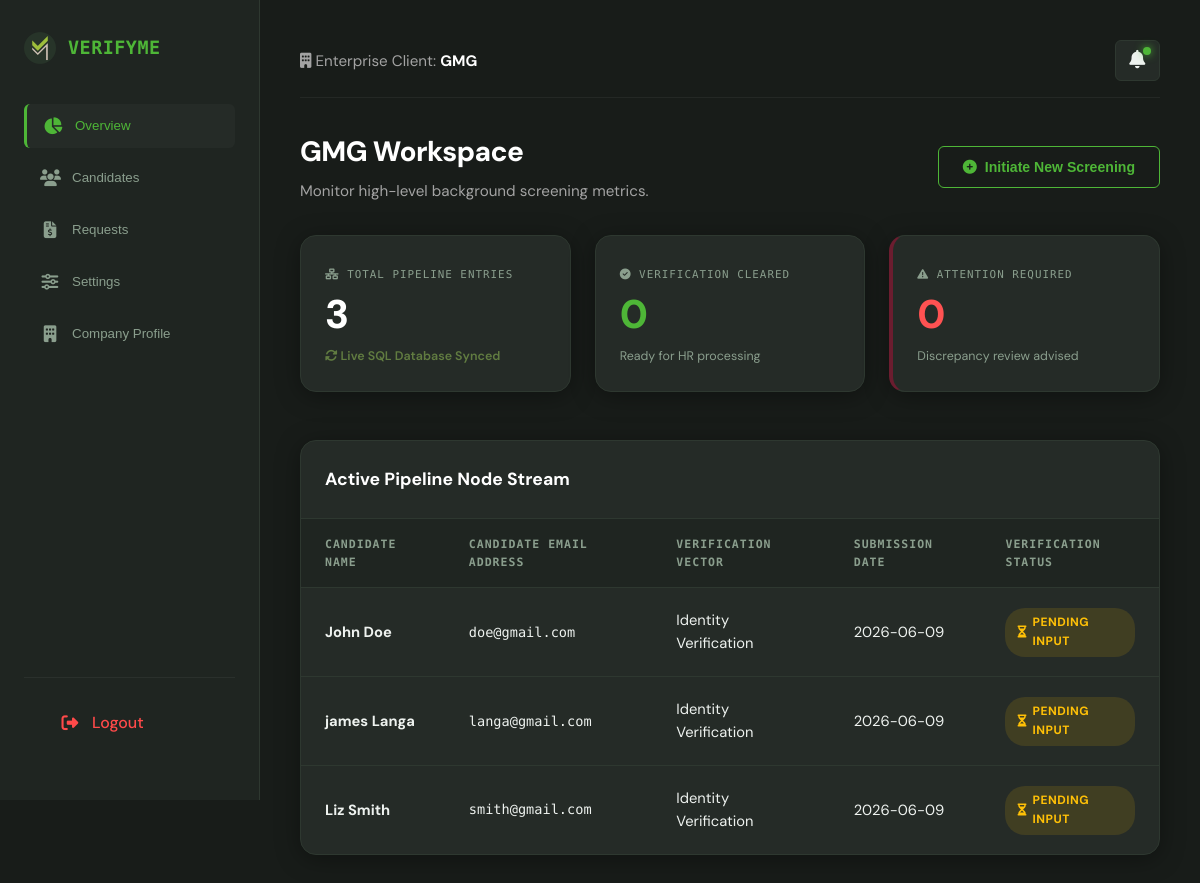
The page /dashboard/corporate (signed in) on the database its author committed.
### tables this page shows
CREATE TABLE screenings (
                id INTEGER PRIMARY KEY AUTOINCREMENT,
                user_id INTEGER NOT NULL,
                candidate_name TEXT NOT NULL,
                candidate_email TEXT NOT NULL,
                screening_type TEXT NOT NULL,
                status TEXT DEFAULT 'Pending Input',
                created_at TIMESTAMP DEFAULT CURRENT_TIMESTAMP,
                FOREIGN KEY (user_id) REFERENCES users (id)
            );

### app.py (the view)
@app.route('/dashboard/corporate')
def dashboard_corporate():
    if 'user_id' not in session or session.get('applicant_type') != 'company':
        flash('Access denied. Corporate clearance required.', 'error')
        return redirect(url_for('login'))
    with get_db_connection() as conn:
        candidates = conn.execute('''
            SELECT id,
                   candidate_name AS name,
                   candidate_email AS email,
                   screening_type AS type,
                   status,
                   DATE(created_at) AS date
            FROM screenings
            WHERE user_id = ?
            ORDER BY created_at DESC
        ''', (session['user_id'],)).fetchall()
    return render_template('dashboard_corporate.html', candidates=candidates, hide_navbar=True, hide_footer=True)

### app.py (called while the page is built)
def get_db_connection():
    conn = sqlite3.connect(DATABASE)
    conn.row_factory = sqlite3.Row  # Returns query rows as clean dictionary structures
    return conn

### templates/dashboard_corporate.html (shortened to what this page needs)
{% extends 'base.html' %}
{% set hide_navbar = True %}
{% block head %}
<link rel="stylesheet" href="https://cdnjs.cloudflare.com/ajax/libs/font-awesome/6.5.1/css/all.min.css">
<link rel="stylesheet" href="{{ url_for('static', filename='css/dashboard.css') }}?v=2.2">
{% endblock %}
{% block content %}
<div class="dashboard-container">
    <aside class="dashboard-sidebar" style="display: flex; flex-direction: column; justify-content: space-between; height: 100vh;">
        <div>
            <div class="sidebar-brand" style="margin-bottom: 2.5rem;">
                <span class="matrix-tag" style="display: flex; align-items: center; gap: 0.75rem; font-size: 1.15rem; letter-spacing: 0.5px;">
                    <img src="{{ url_for('static', filename='images/VM_Icon.png') }}" alt="VM" style="height: 32px; width: auto; object-fit: contain;">
                    VerifyMe
                </span>
            </div>
            <nav class="sidebar-menu">
                <button class="menu-item active" onclick="switchTab('overview', this)">
                    <i class="fa-solid fa-chart-pie menu-icon"></i> Overview
                </button>
                <button class="menu-item" onclick="switchTab('candidates', this)">
                    <i class="fa-solid fa-users menu-icon"></i> Candidates
                </button>
                <button class="menu-item" onclick="switchTab('requests', this)">
                    <i class="fa-solid fa-file-invoice-dollar menu-icon"></i> Requests
                </button>
                <button class="menu-item" onclick="switchTab('settings', this)">
                    <i class="fa-solid fa-sliders menu-icon"></i> Settings
                </button>
                <button class="menu-item" onclick="switchTab('profile', this)">
                    <i class="fa-solid fa-building menu-icon"></i> Company Profile
                </button>
            </nav>
        </div>
        <div class="sidebar-footer" style="padding: 1.25rem; border-top: 1px solid rgba(255,255,255,0.05);">
            <a href="{{ url_for('logout') }}" class="menu-item logout-btn"
                style="display: flex; align-items: center; width: 100%; padding: 0.75rem 1rem; color: #ff4a4a; text-decoration: none; border-radius: 6px; transition: background 0.2s;">
                <i class="fa-solid fa-right-from-bracket menu-icon" style="margin-right: 0.75rem;"></i> Logout
            </a>
        </div>
    </aside>
    <main class="dashboard-main">
        <div class="top-utility-ribbon"
            style="display: flex; justify-content: space-between; align-items: center; width: 100%; margin-bottom: 2rem; padding-bottom: 1rem; border-bottom: 1px solid rgba(255,255,255,0.05);">
            <div class="ribbon-left-context">
                <span style="color: #a3a3a3; font-size: 0.95rem;">
                    <i class="fa-solid fa-building text-cyan"></i> Enterprise Client:
                    <b style="color: #ffffff;">{{ session['display_name'] }}</b>
                </span>
            </div>
            <div class="notification-wrapper" onclick="toggleNotificationDropdown()" style="position: relative; cursor: pointer;">
                <i class="fa-solid fa-bell utility-bell"></i>
                <span class="notification-badge-dot"></span>
            </div>
        </div>
        <div id="tab-overview" class="tab-content active-content">
            <header class="workspace-header" style="display: flex; justify-content: space-between; align-items: center; margin-bottom: 2rem;">
                <div>
                    <h1 style="margin: 0; font-size: 1.75rem;">{{ session['display_name'] }} Workspace</h1>
                    <p class="subtitle" style="margin: 0.25rem 0 0 0; color: #a3a3a3;">Monitor high-level background screening metrics.</p>
                </div>
                <button class="btn-action-cyan" onclick="openScreeningModal()">
                    <i class="fa-solid fa-plus-circle"></i> Initiate New Screening
                </button>
            </header>
            <section class="analytics-ribbon">
                <div class="analytics-card">
                    <span class="card-label"><i class="fa-solid fa-network-wired"></i> Total Pipeline Entries</span>
                    <div class="card-value shared-count-value">{{ candidates|length }}</div>
                    <span class="card-trend upward"><i class="fa-solid fa-rotate"></i> Live SQL Database Synced</span>
                </div>
                <div class="analytics-card">
                    <span class="card-label"><i class="fa-solid fa-circle-check text-cyan"></i> Verification Cleared</span>
                    <div class="card-value cyan-text">
                        {{ candidates|selectattr('status', 'equalto', 'Cleared')|list|length }}
                    </div>
                    <span class="card-subtext">Ready for HR processing</span>
                </div>
                <div class="analytics-card flagged-border">
                    <span class="card-label"><i class="fa-solid fa-triangle-exclamation text-burgundy"></i> Attention Required</span>
                    <div class="card-value burgundy-text">
                        {{ candidates|selectattr('status', 'equalto', 'Flagged')|list|length }}
                    </div>
                    <span class="card-subtext">Discrepancy review advised</span>
                </div>
            </section>
            <section class="table-container">
                <div class="table-header">
                    <h3>Active Pipeline Node Stream</h3>
                </div>
                <table class="matrix-table">
                    <thead>
                        <tr>
                            <th>Candidate Name</th>
                            <th>Candidate Email Address</th>
                            <th>Verification Vector</th>
                            <th>Submission Date</th>
                            <th>Verification Status</th>
                        </tr>
                    </thead>
                    <tbody>
                        {% for candidate in candidates %}
                        <tr>
                            <td class="font-bold text-white">{{ candidate.name }}</td>
                            <td class="mono-text">{{ candidate.email }}</td>
                            <td>{{ candidate.type }}</td>
                            <td>{{ candidate.date }}</td>
                            <td>
                                {% if candidate.status == 'Cleared' %}
                                    <span class="status-badge badge-cleared"><i class="fa-solid fa-circle-check"></i> Cleared</span>
                                {% elif candidate.status == 'Flagged' %}
                                    <span class="status-badge badge-flagged" style="color:#ff4a4a;"><i class="fa-solid fa-triangle-exclamation"></i> Flagged</span>
                                {% elif candidate.status == 'Processing' %}
                                    <span class="status-badge badge-processing"><i class="fa-solid fa-spinner fa-spin"></i> Processing</span>
                                {% else %}
                                    <span class="status-badge badge-pending"><i class="fa-solid fa-hourglass-half"></i> Pending Input</span>
                                {% endif %}
                            </td>
                        </tr>
                        {% else %}
                        <tr>
                            <td colspan="5" style="text-align: center; color: #a3a3a3; padding: 2rem;">No active candidate background track nodes initiated yet.</td>
                        </tr>
                        {% endfor %}
                    </tbody>
                </table>
            </section>
        </div>
    </main>
</div>
{% endblock %}

### templates/base.html (shortened to what this page needs)
<!DOCTYPE html>
<html lang="en">
<head>
    <link rel="stylesheet" href="https://cdnjs.cloudflare.com/ajax/libs/font-awesome/6.4.0/css/all.min.css">
    <link rel="stylesheet" href="{{ url_for('static', filename='css/style.css') }}">
    {% block head %}{% endblock %}
</head>
<body class="{% block body_class %}{% endblock %}" style="background: #121413; margin: 0; padding: 0;">
<main>
    {% block content %}{% endblock %}
</main>
</body>
</html>

### static/css/style.css (style rules this page uses)
:root { --bg-dark-base: #181c19; --bg-panel-dark: #1f2521; --bg-card-dark: #252b27; --bg-card-raised: #2c342e; --brand-charcoal: #2a312c; --brand-olive: #617c41; --brand-lime: #4eb637; --brand-lime-dim: rgba(78, 182, 55, 0.12); --brand-muted: #8a9e8d; --brand-white: #eef2ef; --border: #2e3830; --border-bright: #3a4a3d; --font-head: 'DM Sans', sans-serif; --font-body: 'DM Sans', sans-serif; --font-mono: 'DM Mono', monospace; --radius-sm: 6px; --radius-md: 10px; --radius-lg: 16px; --shadow-card: 0 4px 24px rgba(0,0,0,0.35); --shadow-elevated: 0 16px 48px rgba(0,0,0,0.5); }
*, *::before, *::after { margin: 0; padding: 0; box-sizing: border-box; }
html { scroll-behavior: smooth; }
body { background-color: var(--bg-dark-base); color: var(--brand-white); font-family: var(--font-body); font-size: 16px; line-height: 1.6; overflow-x: hidden; -webkit-font-smoothing: antialiased; }

### rows shown on the page
screenings: name "John Doe", email "doe@gmail.com", type "Identity Verification", date "2026-06-09", status "PENDING INPUT"
screenings: name "james Langa", email "langa@gmail.com", type "Identity Verification", date "2026-06-09", status "PENDING INPUT"
screenings: name "Liz Smith", email "smith@gmail.com", type "Identity Verification", date "2026-06-09", status "PENDING INPUT"

### other values the page prints
{{ session['display_name'] }} "GMG"
{{ candidates|length }} "3"
{{ candidates|selectattr('status', 'equalto', 'Cleared')|list|length }} "0"
{{ candidates|selectattr('status', 'equalto', 'Flagged')|list|length }} "0"
